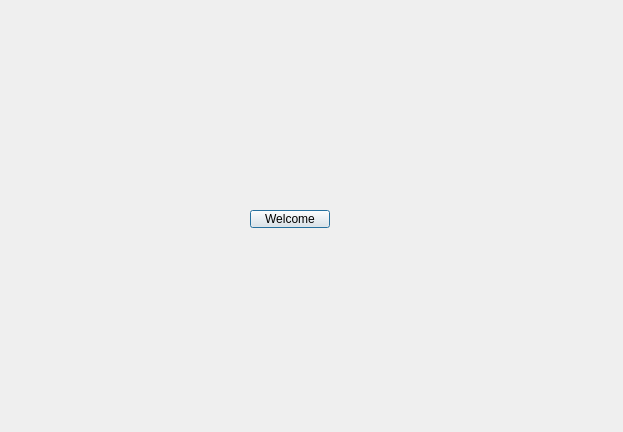
<?xml version="1.0" encoding="UTF-8"?>
<ui version="4.0">
 <class>AdminPanel</class>
 <widget class="QDialog" name="AdminPanel">
  <property name="geometry">
   <rect>
    <x>0</x>
    <y>0</y>
    <width>623</width>
    <height>432</height>
   </rect>
  </property>
  <property name="windowTitle">
   <string>Dialog</string>
  </property>
  <widget class="QPushButton" name="pushButton">
   <property name="geometry">
    <rect>
     <x>250</x>
     <y>210</y>
     <width>80</width>
     <height>18</height>
    </rect>
   </property>
   <property name="text">
    <string>Welcome</string>
   </property>
  </widget>
 </widget>
 <resources/>
 <connections/>
</ui>
